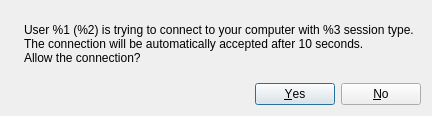
<?xml version="1.0" encoding="UTF-8"?>
<ui version="4.0">
 <class>ConnectConfirmDialog</class>
 <widget class="QDialog" name="ConnectConfirmDialog">
  <property name="geometry">
   <rect>
    <x>0</x>
    <y>0</y>
    <width>432</width>
    <height>116</height>
   </rect>
  </property>
  <property name="windowTitle">
   <string>Confirmation of connection</string>
  </property>
  <layout class="QVBoxLayout" name="verticalLayout">
   <item>
    <layout class="QHBoxLayout" name="horizontalLayout">
     <item>
      <widget class="QLabel" name="label_icon">
       <property name="sizePolicy">
        <sizepolicy hsizetype="Fixed" vsizetype="Fixed">
         <horstretch>0</horstretch>
         <verstretch>0</verstretch>
        </sizepolicy>
       </property>
       <property name="text">
        <string/>
       </property>
       <property name="pixmap">
        <pixmap resource="resources.qrc">:/img/question.png</pixmap>
       </property>
      </widget>
     </item>
     <item>
      <widget class="QLabel" name="label_msg">
       <property name="text">
        <string notr="true">User %1 (%2) is trying to connect to your computer with %3 session type.&lt;br/&gt;The connection will be automatically accepted after 10 seconds.&lt;br/&gt;Allow the connection?</string>
       </property>
       <property name="wordWrap">
        <bool>true</bool>
       </property>
      </widget>
     </item>
    </layout>
   </item>
   <item>
    <widget class="QDialogButtonBox" name="button_box">
     <property name="standardButtons">
      <set>QDialogButtonBox::No|QDialogButtonBox::Yes</set>
     </property>
    </widget>
   </item>
  </layout>
 </widget>
 <resources>
  <include location="resources.qrc"/>
 </resources>
 <connections/>
</ui>
